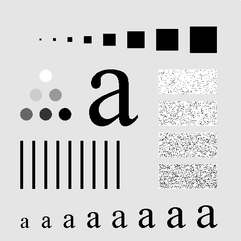
%> input picture P2/testpattern.tif, 241 x 241 px, shrunk from 500 x 500 before the run
$ octave p2_5.m   (GNU Octave 9; MATLAB toolbox functions it lacks are replaced by stand-ins)
%> lines starting %> are read from the running program, lines starting %| are printed output that depends on the picture
test = double(imread('testpattern.tif'));
%> test: size 241x241 double; min 0, max 255, mean 207.4; mean of the top-left, top-right, bottom-left and bottom-right quarters 211, 200, 203.6, 215.2
moon = double(imread('blurrymoon.tif'));
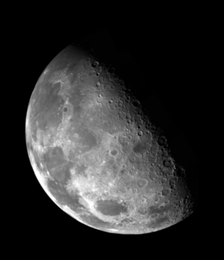
%> input picture P2/blurrymoon.tif, 224 x 260 px, shrunk from 466 x 540 before the run
%> moon: size 260x224 double; min 0, max 255, mean 42.7; mean of the top-left, top-right, bottom-left and bottom-right quarters 40.2, 5.6, 75.8, 49
[moonM, moonN] = size(moon);
%> moonM = 260; moonN = 224
[testM, testN] = size(test);
%> testM = 241; testN = 241
figure, imshow(fdfiltering(moon, lpfilterTF('butterworth', 2*moonM, 2*moonN, [32, 2])), 'DisplayRange', [0, 255])
%> after the loop in fdfiltering, `for x = 1: m`:
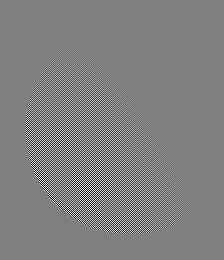
%> f: size 260x224 double; min -255, max 255, mean 0; drawn with min black and max white
title('LP Filter Moon')
figure, imshow(fdfiltering(test, lpfilterTF('butterworth', 2*testM, 2*testN, [32, 2])), 'DisplayRange', [0, 255]);
%> call 2 of lpfilterTF, with type = 'butterworth', P = 482, Q = 482, param = [32 2]
%> after the loop in lpfilterTF (call 2), `for x = 1:P`:
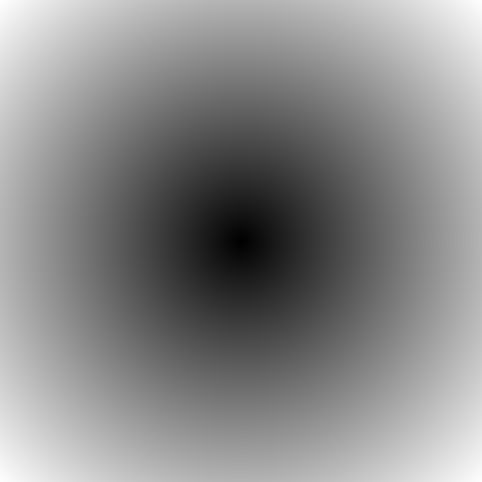
%> duv: size 482x482 double; min 0, max 340.8, mean 184.4; drawn with min black and max white
%> after the loop in fdfiltering (call 2), `for x = 1: m`:
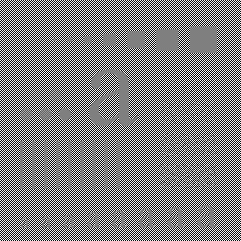
%> f: size 241x241 double; min -255, max 255, mean 0; drawn with min black and max white
title('LP Filter Test')
figure, imshow(fdfiltering(moon, hpfilterTF('butterworth', 2*moonM, 2*moonN, [16, 2])), 'DisplayRange', [0, 255])
%> after the loop in fdfiltering (call 3), `for x = 1: p`:
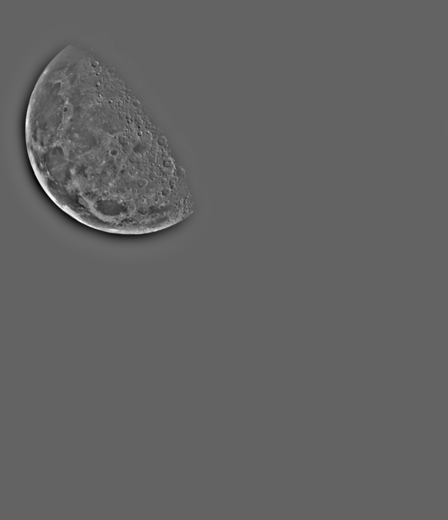
%> gpxy: size 520x448 double; min -97.35, max 152.1, mean 0; drawn with min black and max white
title('HP Filter Moon')
figure, imshow(fdfiltering(test, hpfilterTF('butterworth', 2*testM, 2*testN, [16, 2])), 'DisplayRange', [0, 255]);
%> after the loop in fdfiltering (call 4), `for x = 1: p`:
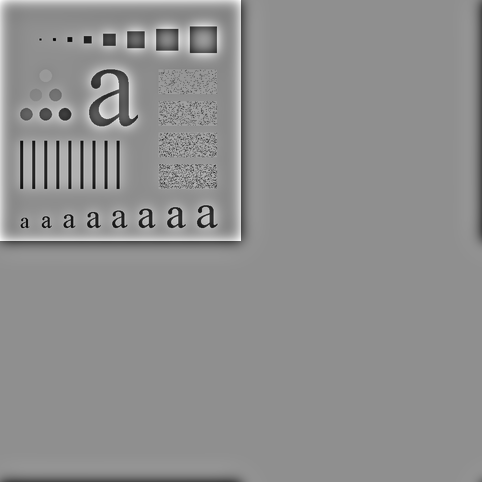
%> gpxy: size 482x482 double; min -223.9, max 174.1, mean 0; drawn with min black and max white
%> after `imshow(fdfiltering(test, hpfilterTF('butterworth', 2*testM, 2*testN, [`:
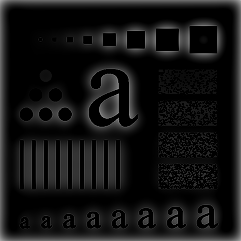
%> displayed picture: size 241x241, on the screen's scale of 0 to 255; min 0, max 174, mean 20.1
title('HP Filter Test')

function g = fdfiltering(f, H)
    [m,n] = size(f);
    p = 2*m;
    q = 2*n;
    for x = 1: m
        for y = 1 : n
           f(x, y) = f(x, y) * (-1)^(x+y);
        end
    end
    Fuv = fft2(f, p, q);
    Guv=H.*Fuv;
    gpxy = real(ifft2(Guv));
    for x = 1: p
        for y = 1 : q
           gpxy(x, y) = gpxy(x, y) * (-1)^(x+y);
        end
    end
    g = gpxy(1:size(f, 1), 1: size(f, 2));
end

function H = lpfilterTF(type, P, Q, param)
    u = 0:(P-1);
    v = 0:(Q-1);

    duv = zeros(P,Q);
    for x = 1:P
        for y = 1:Q
            duv(x,y) = sqrt((u(x) - P/2)^2 + (v(y) - Q/2)^2);
        end
    end

    switch type
        case 'ideal'
            d0 = param;
            H = double(duv <= d0);
        case 'gaussian'
            d0 = param;
            H = exp(-(duv.^2)./(2*(d0^2)));
        case 'butterworth'
            d0 = param(1);
            n = param(2);
            H = 1./(1+(duv./d0).^(2*n));
        otherwise
            fprintf('Error');
            H=0;
    end

end

function H = hpfilterTF(type, P, Q, param)
    u = 0:(P-1);
    v = 0:(Q-1);

    duv = zeros(P,Q);
    for x = 1:P
        for y = 1:Q
            duv(x,y) = sqrt((u(x) - P/2)^2 + (v(y) - Q/2)^2);
        end
    end

    switch type
        case 'ideal'
            d0 = param;
            H = double(duv >= d0);
        case 'gaussian'
            d0 = param;
            H = 1-exp(-(duv.^2)./(2*(d0^2)));
        case 'butterworth'
            d0 = param(1);
            n = param(2);
            H = 1./(1+(d0./duv).^(2*n));
        otherwise
            fprintf('Error');
            H=0;
    end

end
